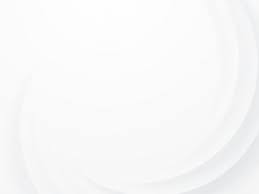
#> input picture example.png, 259 x 194 px
$ python code.py
#> lines starting #> are read from the running program, lines starting #| are printed output that depends on the picture; after the words box and inside, x2 and y2 are one past the last pixel; in counts of white or black regions, pixels touching at a corner belong together
import cv2
import random
import numpy as np

cv2.namedWindow("frame", cv2.WINDOW_NORMAL)
img = cv2.imread('example.png')
#> img is the input picture: shape (194, 259, 3); mean B, G, R 248.4, 248.3, 248.2
img = cv2.resize(img, (1000,1000))
#> img: shape (1000, 1000, 3)

cv2.rectangle(img,(0, 0), (800, 800),(0, 255, 0), 5)
#> img: shape (1000, 1000, 3); mean B, G, R 244, 248.3, 243.8

def non_max_suppression_slow(boxes, overlapThresh):

	if len(boxes) == 0:
		return []

	pick = []

	x1 = boxes[:, 0]
	y1 = boxes[:, 1]
	x2 = boxes[:, 2]
	y2 = boxes[:, 3]

	area = (x2 - x1  + 1) * (y2 - y1 + 1)
	idxs = np.argsort(y2)

	while len(idxs) > 0:
		last = len(idxs) - 1
		i = idxs[last]
		pick.append(i)
		suppress = [last]

		for pos in range(0, last):
			j = idxs[pos]

			xx1 = max(x1[i], x1[j])
			yy1 = max(y1[i], y1[j])
			xx2 = min(x2[i], x2[j])
			yy2 = min(y2[i], y2[j])

			w = max(0, xx2 - xx1 + 1)
			h = max(0, yy2 - yy1 + 1)

			overlap = float(w * h) / area[j]

			if overlap > overlapThresh:
				suppress.append(pos)
		idxs = np.delete(idxs, suppress)
	return boxes[pick]

l_rec = np.array([0, 0, 0, 0])
l_cir = np.array([ 0, 0, 0, 0])

def draw(zone_limit_x1, zone_limit_y1, zone_limit_x2, zone_limit_y2):
	# top left
#> called with zone_limit_x1 = 0, zone_limit_y1 = 0, zone_limit_x2 = 400, zone_limit_y2 = 400
	global l_cir, l_rec

	for _ in range(20):
		x1 = random.randint(zone_limit_x1, zone_limit_x2)
		y1 = random.randint(zone_limit_y1, zone_limit_y2)
		r = random.randint(16, 320)
		cv2.circle(img, (x1, y1), r, (255, 0, 0), 0)
		b = np.array([x1 - r, y1 - r, x1 + r, y1 + r])
		l_cir = np.vstack((l_cir, b))

		x2 = random.randint(zone_limit_x1, zone_limit_x2)
		y2 = random.randint(zone_limit_y1, zone_limit_y2)
		per_x = random.randint(16, 320)
		per_y = random.randint(16, 320)
		cv2.rectangle(img, (x2, y2), (x2+per_x, y2+per_y), (0, 255, 0), 2)
		b = np.array([x2, y2, x2+per_x, y2+per_y])
		l_rec = np.vstack((l_rec, b))
#> img: shape (1000, 1000, 3); mean B, G, R 234.8, 245.3, 231.3

# top left zone
draw(0, 0, 400, 400)
# top right zone
draw(401, 0, 800, 400)
#> after the loop in draw (call 2), `for _ in range(20):`: img: shape (1000, 1000, 3); mean B, G, R 228, 242, 221.1
# bottom left zone
draw(0, 401, 400, 800)
#> call 3 of draw, with zone_limit_x1 = 0, zone_limit_y1 = 401, zone_limit_x2 = 400, zone_limit_y2 = 800
#> after the loop in draw (call 3), `for _ in range(20):`:
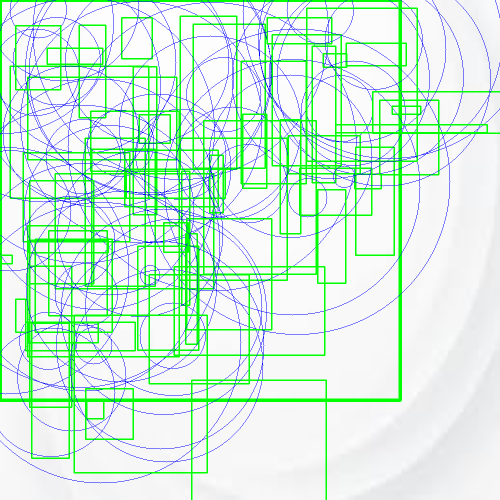
#> img: shape (1000, 1000, 3) (shown at 1/2 size); mean B, G, R 220.7, 238.9, 210.4
# bottom right zone
draw(401, 401, 800, 800)
#> call 4 of draw, with zone_limit_x1 = 401, zone_limit_y1 = 401, zone_limit_x2 = 800, zone_limit_y2 = 800
#> after the loop in draw (call 4), `for _ in range(20):`:
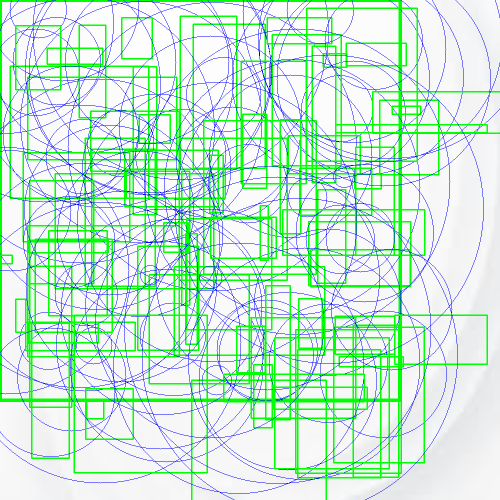
#> img: shape (1000, 1000, 3) (shown at 1/2 size); 4.75% of pixels changed, all inside (x1, y1, x2, y2) = (154, 109, 976, 1000)
# centre zone
draw(200, 200, 600, 600)
#> after the loop in draw (call 5), `for _ in range(20):`:
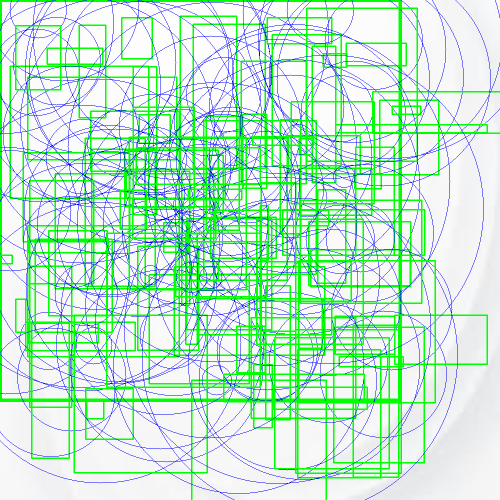
#> img: shape (1000, 1000, 3) (shown at 1/2 size); 3.93% of pixels changed, all inside (x1, y1, x2, y2) = (0, 0, 872, 807)


images_rectangle = [
	("example.png",l_rec)
	]

# loop over the images
for (imagePath, boundingBoxes) in images_rectangle:
	# load the image and clone it
	print("[x] %d initial bounding boxes" % (len(boundingBoxes)))
	image = cv2.imread(imagePath)
	image = cv2.resize(image, (1000,1000))
	orig = image.copy()

	# loop over the bounding boxes for each image and draw them
	for (startX, startY, endX, endY) in boundingBoxes:
		cv2.rectangle(orig, (startX, startY), (endX, endY), (0, 0, 255), 2)
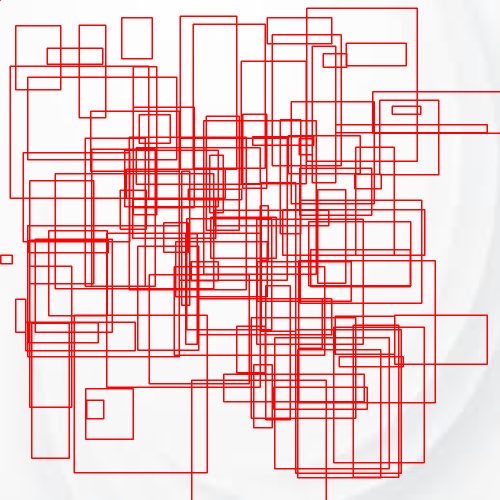
#> orig: shape (1000, 1000, 3) (shown at 1/2 size); mean B, G, R 208.6, 208.4, 249

	# perform non-maximum suppression on the bounding boxes
	pick = non_max_suppression_slow(boundingBoxes, 0.1)
	print("[x] after applying non-maximum, %d bounding boxes" % (len(pick)))

	# loop over the picked bounding boxes and draw them
	for (startX, startY, endX, endY) in pick:
		cv2.rectangle(image, (startX, startY), (endX, endY), (0, 255, 0), 2)
#> image: shape (1000, 1000, 3); mean B, G, R 238.5, 248.5, 238.2


images_circle = [
	("example.png",l_cir)
	]

for (imagePath, boundingBoxes) in images_circle:
	# load the image and clone it
	print("[x] %d initial bounding boxes" % (len(boundingBoxes)))
	orig = image.copy()

	# loop over the bounding boxes for each image and draw them
	for (startX, startY, endX, endY) in boundingBoxes:
		startX = int(startX)
		startY = int(startY)
		endX = int(endX)
		endY = int(endY)
		cv2.rectangle(orig, (startX, startY), (endX, endY), (0, 0, 255), 2)

	# perform non-maximum suppression on the bounding boxes
	pick = non_max_suppression_slow(boundingBoxes, 0.1)
	print("[x] after applying non-maximum, %d bounding boxes" % (len(pick)))

	# loop over the picked bounding boxes and draw them
	for (startX, startY, endX, endY) in pick:
		x = int((startX + endX) // 2)
		y = int((startY + endY) // 2)
		r = int((endY - startY) // 2)
		cv2.circle(image, ( x, y), r, (255,255,0), 3)
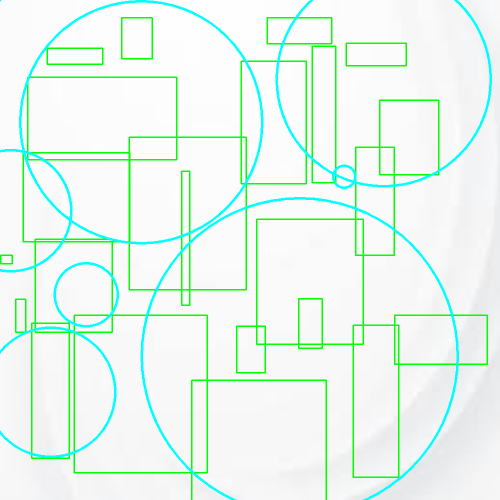
#> image: shape (1000, 1000, 3) (shown at 1/2 size); mean B, G, R 238.9, 248.7, 231.3
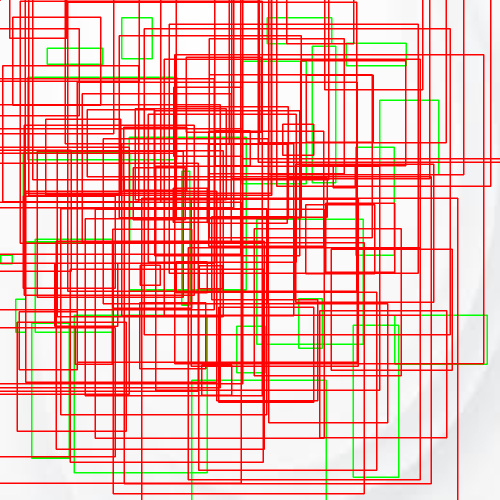
#> orig: shape (1000, 1000, 3) (shown at 1/2 size); mean B, G, R 177.5, 184.3, 242.7

cv2.rectangle(image, (0, 0), (800, 800), (0, 255, 0), 5)
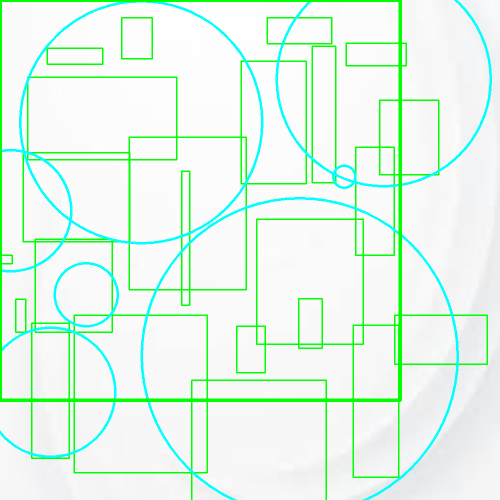
#> image: shape (1000, 1000, 3) (shown at 1/2 size); 1.69% of pixels changed, all inside (x1, y1, x2, y2) = (0, 0, 804, 804)

cv2.imshow('frame', image)
cv2.imshow('frame_orig', img)
cv2.waitKey(0)
cv2.destroyAllWindows()
